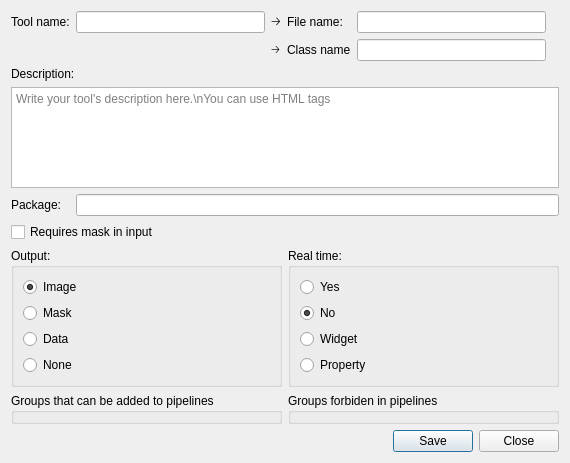
<?xml version="1.0" encoding="UTF-8"?>
<ui version="4.0">
 <class>dlg_new_tool</class>
 <widget class="QDialog" name="dlg_new_tool">
  <property name="geometry">
   <rect>
    <x>0</x>
    <y>0</y>
    <width>570</width>
    <height>463</height>
   </rect>
  </property>
  <property name="windowTitle">
   <string>New tool wizard</string>
  </property>
  <property name="modal">
   <bool>true</bool>
  </property>
  <layout class="QGridLayout" name="gridLayout_2" columnstretch="1,1">
   <item row="0" column="0" colspan="2">
    <layout class="QGridLayout" name="gridLayout">
     <item row="3" column="0" colspan="6">
      <widget class="QTextEdit" name="te_description">
       <property name="placeholderText">
        <string>Write your tool's description here.\nYou can use HTML tags</string>
       </property>
      </widget>
     </item>
     <item row="0" column="0">
      <widget class="QLabel" name="label">
       <property name="text">
        <string>Tool name:</string>
       </property>
      </widget>
     </item>
     <item row="0" column="5">
      <widget class="QLabel" name="lbl_file_exists">
       <property name="text">
        <string/>
       </property>
       <property name="pixmap">
        <pixmap>../resources/OK.png</pixmap>
       </property>
      </widget>
     </item>
     <item row="0" column="3">
      <widget class="QLabel" name="label_5">
       <property name="text">
        <string>File name:</string>
       </property>
      </widget>
     </item>
     <item row="5" column="0" colspan="6">
      <widget class="QCheckBox" name="chk_mask_required">
       <property name="text">
        <string>Requires mask in input</string>
       </property>
      </widget>
     </item>
     <item row="0" column="2">
      <widget class="QLabel" name="label_4">
       <property name="text">
        <string>🡢</string>
       </property>
      </widget>
     </item>
     <item row="0" column="1">
      <widget class="QLineEdit" name="le_tool_name"/>
     </item>
     <item row="1" column="3">
      <widget class="QLabel" name="label_3">
       <property name="text">
        <string>Class name</string>
       </property>
      </widget>
     </item>
     <item row="0" column="4">
      <widget class="QLineEdit" name="le_file_name">
       <property name="readOnly">
        <bool>true</bool>
       </property>
      </widget>
     </item>
     <item row="1" column="2">
      <widget class="QLabel" name="label_6">
       <property name="font">
        <font>
         <pointsize>8</pointsize>
        </font>
       </property>
       <property name="text">
        <string>🡢</string>
       </property>
      </widget>
     </item>
     <item row="1" column="4">
      <widget class="QLineEdit" name="le_class_name">
       <property name="readOnly">
        <bool>true</bool>
       </property>
      </widget>
     </item>
     <item row="2" column="0" colspan="6">
      <widget class="QLabel" name="label_2">
       <property name="text">
        <string>Description:</string>
       </property>
      </widget>
     </item>
     <item row="4" column="0">
      <widget class="QLabel" name="label_7">
       <property name="text">
        <string>Package:</string>
       </property>
      </widget>
     </item>
     <item row="4" column="1" colspan="5">
      <widget class="QLineEdit" name="le_package_name"/>
     </item>
    </layout>
   </item>
   <item row="1" column="0">
    <layout class="QVBoxLayout" name="verticalLayout_4">
     <item>
      <widget class="QGroupBox" name="groupBox">
       <property name="title">
        <string>Output:</string>
       </property>
       <property name="checkable">
        <bool>false</bool>
       </property>
       <layout class="QVBoxLayout" name="verticalLayout">
        <item>
         <widget class="QRadioButton" name="rb_output_image">
          <property name="text">
           <string>Image</string>
          </property>
          <property name="checked">
           <bool>true</bool>
          </property>
         </widget>
        </item>
        <item>
         <widget class="QRadioButton" name="rb_output_mask">
          <property name="text">
           <string>Mask</string>
          </property>
         </widget>
        </item>
        <item>
         <widget class="QRadioButton" name="rb_output_data">
          <property name="text">
           <string>Data</string>
          </property>
         </widget>
        </item>
        <item>
         <widget class="QRadioButton" name="rb_output_none">
          <property name="text">
           <string>None</string>
          </property>
         </widget>
        </item>
       </layout>
      </widget>
     </item>
     <item>
      <widget class="QGroupBox" name="gb_pipeline_tool_groups">
       <property name="title">
        <string>Groups that can be added to pipelines</string>
       </property>
      </widget>
     </item>
     <item>
      <spacer name="verticalSpacer">
       <property name="orientation">
        <enum>Qt::Vertical</enum>
       </property>
       <property name="sizeHint" stdset="0">
        <size>
         <width>20</width>
         <height>40</height>
        </size>
       </property>
      </spacer>
     </item>
    </layout>
   </item>
   <item row="1" column="1">
    <layout class="QVBoxLayout" name="verticalLayout_3">
     <item>
      <widget class="QGroupBox" name="groupBox_2">
       <property name="title">
        <string>Real time:</string>
       </property>
       <layout class="QVBoxLayout" name="verticalLayout_2">
        <item>
         <widget class="QRadioButton" name="rb_rt_yes">
          <property name="text">
           <string>Yes</string>
          </property>
         </widget>
        </item>
        <item>
         <widget class="QRadioButton" name="rb_rt_no">
          <property name="text">
           <string>No</string>
          </property>
          <property name="checked">
           <bool>true</bool>
          </property>
         </widget>
        </item>
        <item>
         <widget class="QRadioButton" name="rb_rt_widget">
          <property name="text">
           <string>Widget</string>
          </property>
         </widget>
        </item>
        <item>
         <widget class="QRadioButton" name="rb_rt_property">
          <property name="text">
           <string>Property</string>
          </property>
         </widget>
        </item>
       </layout>
      </widget>
     </item>
     <item>
      <widget class="QGroupBox" name="gb_no_pipeline_tool_groups">
       <property name="title">
        <string>Groups forbiden in pipelines</string>
       </property>
      </widget>
     </item>
     <item>
      <spacer name="verticalSpacer_2">
       <property name="orientation">
        <enum>Qt::Vertical</enum>
       </property>
       <property name="sizeHint" stdset="0">
        <size>
         <width>20</width>
         <height>40</height>
        </size>
       </property>
      </spacer>
     </item>
    </layout>
   </item>
   <item row="2" column="1">
    <layout class="QHBoxLayout" name="horizontalLayout">
     <item>
      <spacer name="horizontalSpacer">
       <property name="orientation">
        <enum>Qt::Horizontal</enum>
       </property>
       <property name="sizeHint" stdset="0">
        <size>
         <width>40</width>
         <height>20</height>
        </size>
       </property>
      </spacer>
     </item>
     <item>
      <widget class="QPushButton" name="bt_save">
       <property name="text">
        <string>Save</string>
       </property>
      </widget>
     </item>
     <item>
      <widget class="QPushButton" name="bt_cancel">
       <property name="text">
        <string>Close</string>
       </property>
      </widget>
     </item>
    </layout>
   </item>
  </layout>
 </widget>
 <resources/>
 <connections/>
</ui>
